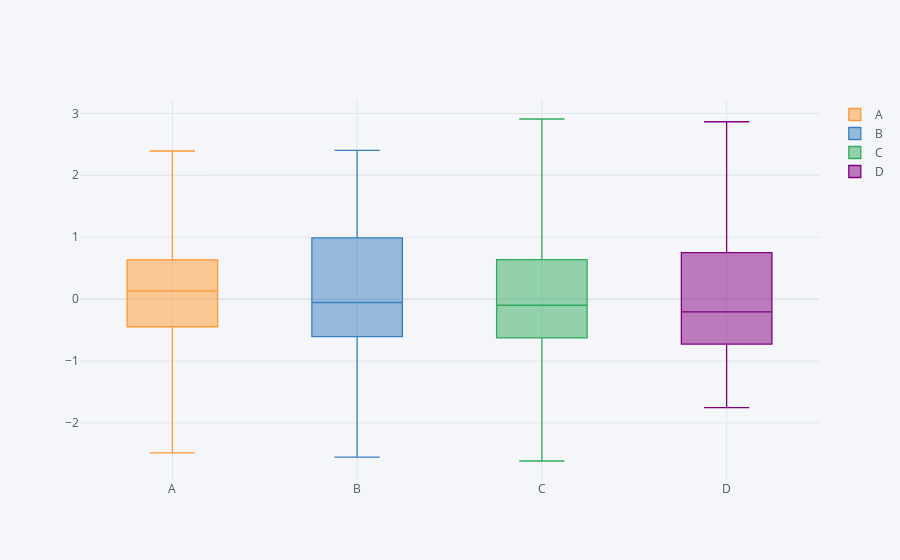

The notebook cell saved with this chart:
### Markdown cell above
### Box plot

### Code cell
df1.iplot(kind='box')
